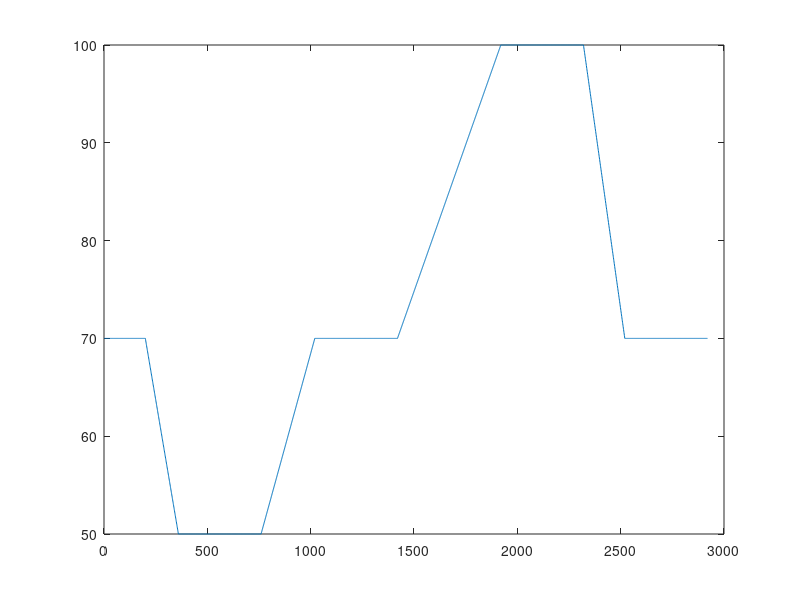

Write MATLAB code to recreate this figure.
% clc;
% clear;
% close all;
% 
% Tstep          = 0.05;
% total_time     = 10+8+40+13+40+25+40+10+40;
% time           = 1:Tstep:total_time;
% 
% vel = zeros(total_time/Tstep,1);
% 
% cruise_time_i = 1;
% change_time_i = 1;
% for i = 1:total_time/Tstep
%    if i*Tstep <= 10
%        vel(i) = 70;
%    elseif i*Tstep <= 10+8
%        vel(i) = 70 - 20/8*(i*Tstep-10);
%    elseif i*Tstep <= 10+8+40
%        vel(i) = 50;
%    elseif i*Tstep <= 10+8+40+13
%        vel(i) = 50 + 20/13*(i*Tstep-(10+8+40));
%    elseif i*Tstep <= 10+8+40+13+40
%        vel(i) = 70;
%    elseif i*Tstep <= 10+8+40+13+40+25
%        vel(i) = 70 + 30/25*(i*Tstep-(10+8+40+13+40));
%    elseif i*Tstep <= 10+8+40+13+40+25+40
%        vel(i) = 100; 
%    elseif i*Tstep <= 10+8+40+13+40+25+40+10
%        vel(i) = 100 - 30/10*(i*Tstep-(10+8+40+13+40+25+40));
%    elseif i*Tstep <= 10+8+40+13+40+25+40+10+40
%        vel(i) = 70;
%    end
% end
% plot(vel);
% save('..\_data\nedc.mat','time','vel');


clc;
clear;
close all;

Tstep          = 0.05;
total_time     = 10+8+20+13+20+25+20+10+20;
time           = 1:Tstep:total_time;

vel = zeros(total_time/Tstep,1);

cruise_time_i = 1;
change_time_i = 1;
for i = 1:total_time/Tstep
   if i*Tstep <= 10
       vel(i) = 70;
   elseif i*Tstep <= 10+8
       vel(i) = 70 - 20/8*(i*Tstep-10);
   elseif i*Tstep <= 10+8+20
       vel(i) = 50;
   elseif i*Tstep <= 10+8+20+13
       vel(i) = 50 + 20/13*(i*Tstep-(10+8+20));
   elseif i*Tstep <= 10+8+20+13+20
       vel(i) = 70;
   elseif i*Tstep <= 10+8+20+13+20+25
       vel(i) = 70 + 30/25*(i*Tstep-(10+8+20+13+20));
   elseif i*Tstep <= 10+8+20+13+20+25+20
       vel(i) = 100; 
   elseif i*Tstep <= 10+8+20+13+20+25+20+10
       vel(i) = 100 - 30/10*(i*Tstep-(10+8+20+13+20+25+20));
   elseif i*Tstep <= 10+8+20+13+20+25+20+10+20
       vel(i) = 70;
   end
end
plot(vel);
save('..\_data\nedc.mat','time','vel');